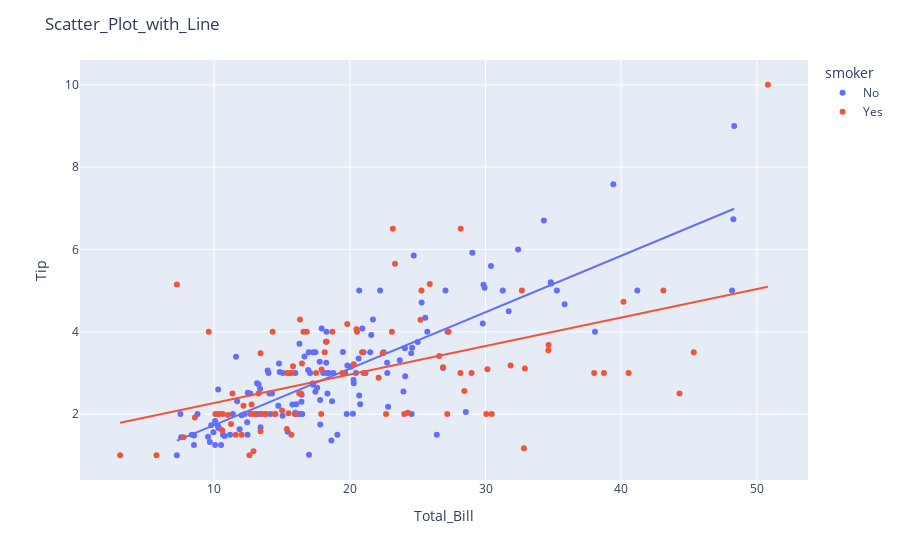

The code cell stored with this chart in its notebook:
### Code cell
import plotly.express as px
fig = px.scatter(df,x ='total_bill',y='tip',color ='smoker',trendline='ols')
fig.update_layout(title="Scatter_Plot_with_Line",xaxis_title='Total_Bill',yaxis_title='Tip')
fig.show()

### Figure 1 — Plotly figure (JSON) as saved in the notebook; plotly's stock layout.template omitted (floating-point values rounded to 4 significant figures; data arrays with more than 128 entries replaced by an {"elided": "..."} marker saying what was removed)
{"data": [{"hovertemplate": "smoker=No<br>total_bill=%{x}<br>tip=%{y}<extra></extra>", "legendgroup": "No", "marker": {"color": "#636efa", "symbol": "circle"}, "mode": "markers", "name": "No", "orientation": "v", "showlegend": true, "type": "scatter", "x": {"elided": "151 float values"}, "xaxis": "x", "y": {"elided": "151 float values"}, "yaxis": "y"}, {"hovertemplate": "<b>OLS trendline</b><br>tip = 0.137156 * total_bill + 0.360069<br>R<sup>2</sup>=0.675984<br><br>smoker=No<br>total_bill=%{x}<br>tip=%{y} <b>(trend)</b><extra></extra>", "legendgroup": "No", "marker": {"color": "#636efa", "symbol": "circle"}, "mode": "lines", "name": "No", "showlegend": false, "type": "scatter", "x": {"elided": "151 float values"}, "xaxis": "x", "y": {"elided": "151 float values"}, "yaxis": "y"}, {"hovertemplate": "smoker=Yes<br>total_bill=%{x}<br>tip=%{y}<extra></extra>", "legendgroup": "Yes", "marker": {"color": "#EF553B", "symbol": "circle"}, "mode": "markers", "name": "Yes", "orientation": "v", "showlegend": true, "type": "scatter", "x": [38.01, 11.24, 20.29, 13.81, 11.02, 18.29, 3.07, 15.01, 26.86, 25.28, 17.92, 19.44, 32.68, 28.97, 5.75, 16.32, 40.17, 27.28, 12.03, 21.01, 11.35, 15.38, 44.3, 22.42, 15.36, 20.49, 25.21, 14.31, 16, 17.51, 10.59, 10.63, 50.81, 15.81, 7.25, 31.85, 16.82, 32.9, 17.89, 14.48, 9.6, 34.63, 34.65, 23.33, 45.35, 23.17, 40.55, 20.9, 30.46, 18.15, 23.1, 15.69, 19.81, 28.44, 15.48, 16.58, 10.34, 43.11, 13, 13.51, 18.71, 12.74, 16.4, 20.53, 16.47, 26.59, 38.73, 24.27, 12.76, 30.06, 25.89, 13.27, 28.17, 12.9, 28.15, 11.59, 7.74, 30.14, 12.16, 13.42, 8.58, 13.42, 16.27, 10.09, 22.12, 24.01, 15.69, 15.53, 12.6, 32.83, 27.18, 22.67], "xaxis": "x", "y": [3, 1.76, 3.21, 2, 1.98, 3.76, 1, 2.09, 3.14, 5, 3.08, 3, 5, 3, 1, 4.3, 4.73, 4, 1.5, 3, 2.5, 3, 2.5, 3.48, 1.64, 4.06, 4.29, 4, 2, 3, 1.61, 2, 10, 3.16, 5.15, 3.18, 4, 3.11, 2, 2, 4, 3.55, 3.68, 5.65, 3.5, 6.5, 3, 3.5, 2, 3.5, 4, 1.5, 4.19, 2.56, 2.02, 4, 2, 5, 2, 2, 4, 2.01, 2.5, 4, 3.23, 3.41, 3, 2.03, 2.23, 2, 5.16, 2.5, 6.5, 1.1, 3, 1.5, 1.44, 3.09, 2.2, 3.48, 1.92, 1.58, 2.5, 2, 2.88, 2, 3, 3, 1, 1.17, 2, 2], "yaxis": "y"}, {"hovertemplate": "<b>OLS trendline</b><br>tip = 0.0691739 * total_bill + 1.57804<br>R<sup>2</sup>=0.235242<br><br>smoker=Yes<br>total_bill=%{x}<br>tip=%{y} <b>(trend)</b><extra></extra>", "legendgroup": "Yes", "marker": {"color": "#EF553B", "symbol": "circle"}, "mode": "lines", "name": "Yes", "showlegend": false, "type": "scatter", "x": [3.07, 5.75, 7.25, 7.74, 8.58, 9.6, 10.09, 10.34, 10.59, 10.63, 11.02, 11.24, 11.35, 11.59, 12.03, 12.16, 12.6, 12.74, 12.76, 12.9, 13, 13.27, 13.42, 13.42, 13.51, 13.81, 14.31, 14.48, 15.01, 15.36, 15.38, 15.48, 15.53, 15.69, 15.69, 15.81, 16, 16.27, 16.32, 16.4, 16.47, 16.58, 16.82, 17.51, 17.89, 17.92, 18.15, 18.29, 18.71, 19.44, 19.81, 20.29, 20.49, 20.53, 20.9, 21.01, 22.12, 22.42, 22.67, 23.1, 23.17, 23.33, 24.01, 24.27, 25.21, 25.28, 25.89, 26.59, 26.86, 27.18, 27.28, 28.15, 28.17, 28.44, 28.97, 30.06, 30.14, 30.46, 31.85, 32.68, 32.83, 32.9, 34.63, 34.65, 38.01, 38.73, 40.17, 40.55, 43.11, 44.3, 45.35, 50.81], "xaxis": "x", "y": [1.79, 1.976, 2.08, 2.113, 2.172, 2.242, 2.276, 2.293, 2.311, 2.313, 2.34, 2.356, 2.363, 2.38, 2.41, 2.419, 2.45, 2.459, 2.461, 2.47, 2.477, 2.496, 2.506, 2.506, 2.513, 2.533, 2.568, 2.58, 2.616, 2.641, 2.642, 2.649, 2.652, 2.663, 2.663, 2.672, 2.685, 2.704, 2.707, 2.712, 2.717, 2.725, 2.742, 2.789, 2.816, 2.818, 2.834, 2.843, 2.872, 2.923, 2.948, 2.982, 2.995, 2.998, 3.024, 3.031, 3.108, 3.129, 3.146, 3.176, 3.181, 3.192, 3.239, 3.257, 3.322, 3.327, 3.369, 3.417, 3.436, 3.458, 3.465, 3.525, 3.527, 3.545, 3.582, 3.657, 3.663, 3.685, 3.781, 3.839, 3.849, 3.854, 3.974, 3.975, 4.207, 4.257, 4.357, 4.383, 4.56, 4.642, 4.715, 5.093], "yaxis": "y"}], "layout": {"legend": {"title": {"text": "smoker"}, "tracegroupgap": 0}, "margin": {"t": 60}, "title": {"text": "Scatter_Plot_with_Line"}, "xaxis": {"anchor": "y", "domain": [0, 1], "title": {"text": "Total_Bill"}}, "yaxis": {"anchor": "x", "domain": [0, 1], "title": {"text": "Tip"}}}}
